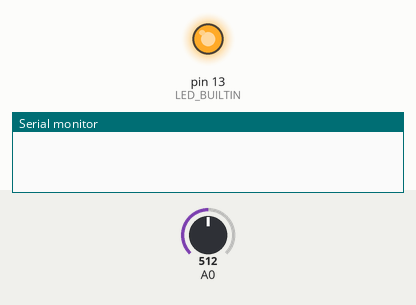
Simulated run of this sketch. Board: Arduino Uno, built with avr-gcc and run on an emulated ATmega328P. Parts: output pins drawn as LEDs (lit = HIGH), the last lines printed to the serial monitor. The test bench sets the inputs (shaded band); at power-on: A0 = 512.

Above: at 1.2 s.
1.3 s: A0 set to 56
2.8 s: A0 set to 45
At 3.5 s:
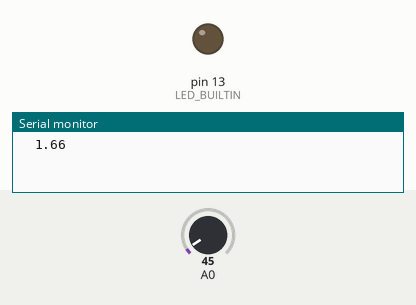
4.3 s: A0 set to 122
At 4.7 s:
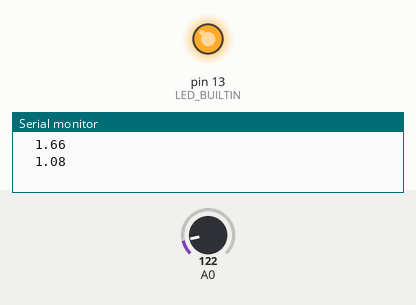
5.8 s: A0 set to 40
At 7.0 s:
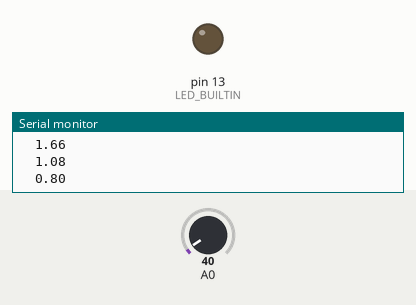
Timing chart, 0 to 8.3 s (numbered marks = the images above; inputs shaded):
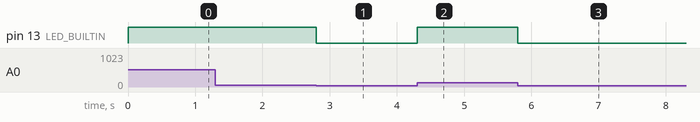

Measured:
- the behaviour switches between 51 and 50 on A0 (found by bisection; images 0 and 1)
- after the input at 1.3 s, every drawn part: stays the same
- after the input at 2.8 s, pin 13 (LED_BUILTIN): HIGH → LOW at once
- after the input at 4.3 s, pin 13 (LED_BUILTIN): LOW → HIGH at once
- after the input at 5.8 s, pin 13 (LED_BUILTIN): HIGH → LOW at once

The sketch:

MagSpeed.ino
```cpp
int numMagnets=4; //the number of magnets around the drive shaft (MUST be equally spaced)
float tireDiameter= 0.6604; //the diameter of the tire, in meters. (assuming 1:1 tire to driveshaft rotation)
//0.6604 m = 2'2"

bool pole=true;

unsigned long timer=0;

int runningAvg[4];

float rpm;
float hz;
float vehicleSpeedMetersPS=0;
float vehicleSpeedMPH=0;

float timeBetweenUpdates=0;

bool lastPole=true;

void setup() {
  // put your setup code here, to run once:
  Serial.begin(115200);
  pinMode(LED_BUILTIN,OUTPUT);
}

void loop() {

  //Serial.println(analogRead(A0));
  if(analogRead(A0)>50){
    digitalWrite(LED_BUILTIN,HIGH);
    pole=true;
  }else{
    digitalWrite(LED_BUILTIN,LOW);
    pole=false;
  }

  if(lastPole!=pole){ //if we've spun to a new magnet
    long elapsedTime=millis()-timer;
    timeBetweenUpdates=elapsedTime/1000.0;


    //Average last few values using HZ
    runningAvg[0]=runningAvg[1];
    runningAvg[1]=runningAvg[2];
    runningAvg[2]=runningAvg[3];
    runningAvg[3]=elapsedTime;

    elapsedTime=0;
    for(int i=0;i<4;i++){
      elapsedTime+=runningAvg[i];
    }
    elapsedTime=elapsedTime/4;

    hz = 1.0/(((elapsedTime/1000.0)*numMagnets));  //

    rpm = hz*60;

    float pointDistance = (PI*tireDiameter)/numMagnets; //distance between two adjacent magnets, scaled to distance on tire
    vehicleSpeedMetersPS = pointDistance/(elapsedTime/1000.0); // m/s
    vehicleSpeedMPH = vehicleSpeedMetersPS*(1/1609.34)*(3600/1);      //*(miles/meter)*(seconds/hour)

    Serial.print("\t");
    Serial.print(vehicleSpeedMPH);
    Serial.println();
    timer=millis();
  }

  if(millis()-timer>1000){ //if we haven't seen a magnet in x seconds, we're not moving;
    rpm=0;
    hz=0;
    vehicleSpeedMetersPS=0;
    vehicleSpeedMPH=0;
  }

  //Serial.println(rpm);
/*  Serial.print("HZ: ");
  Serial.print(hz,4);
  Serial.print("\t");
  Serial.print("RPM: ");
  Serial.print(rpm,1);
  Serial.print("\t");
  Serial.print("Speed: ");
  Serial.print(vehicleSpeedMetersPS);
  Serial.print(" m/s");
  Serial.print("   ");
  Serial.print(vehicleSpeedMPH);
  Serial.print(" mph");
  Serial.print("\tTime between updates (s): ");
  Serial.println(timeBetweenUpdates);*/

  lastPole=pole;
}
```
